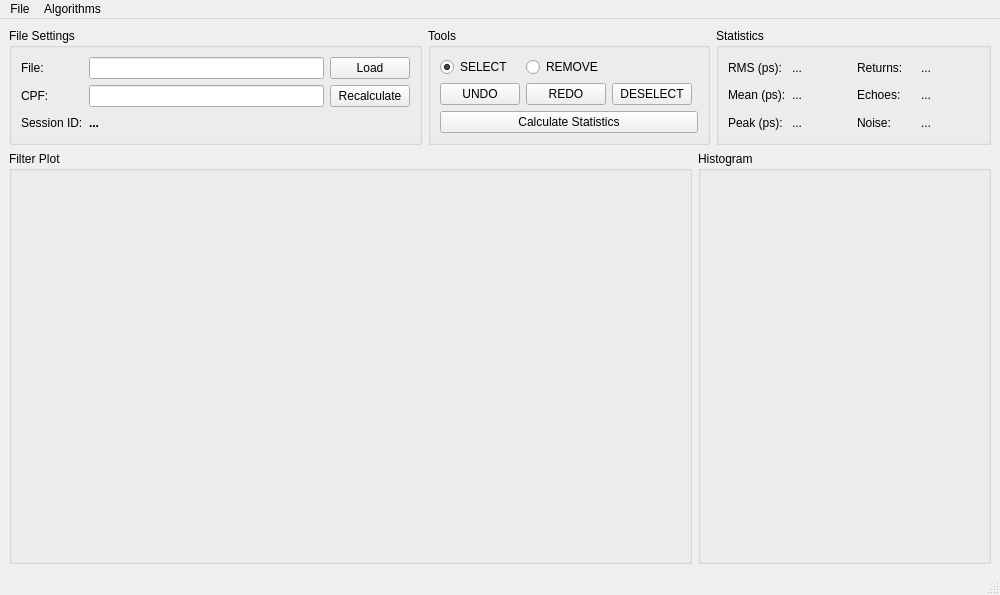
<?xml version="1.0" encoding="UTF-8"?>
<ui version="4.0">
 <class>MainWindow</class>
 <widget class="QMainWindow" name="MainWindow">
  <property name="geometry">
   <rect>
    <x>0</x>
    <y>0</y>
    <width>1000</width>
    <height>595</height>
   </rect>
  </property>
  <property name="windowTitle">
   <string>SLR Filter Tool</string>
  </property>
  <widget class="QWidget" name="centralwidget">
   <layout class="QVBoxLayout" name="verticalLayout" stretch="0,3">
    <item>
     <layout class="QHBoxLayout" name="horizontalLayout_Top" stretch="3,1,2">
      <item>
       <widget class="QGroupBox" name="gb_fileSettings">
        <property name="title">
         <string>File Settings</string>
        </property>
        <layout class="QGridLayout" name="gridLayout">
         <item row="0" column="0">
          <widget class="QLabel" name="label_file">
           <property name="text">
            <string>File:</string>
           </property>
          </widget>
         </item>
         <item row="0" column="1">
          <widget class="QLineEdit" name="le_filePath"/>
         </item>
         <item row="0" column="2">
          <widget class="QPushButton" name="pb_load">
           <property name="text">
            <string>Load</string>
           </property>
          </widget>
         </item>
         <item row="1" column="0">
          <widget class="QLabel" name="label_cpf">
           <property name="text">
            <string>CPF:</string>
           </property>
          </widget>
         </item>
         <item row="1" column="1">
          <widget class="QLineEdit" name="le_cpfPath"/>
         </item>
         <item row="1" column="2">
          <widget class="QPushButton" name="pb_recalculate">
           <property name="text">
            <string>Recalculate</string>
           </property>
          </widget>
         </item>
         <item row="2" column="0">
          <widget class="QLabel" name="label_sessionID">
           <property name="text">
            <string>Session ID:</string>           </property>
          </widget>
         </item>
         <item row="2" column="1">
          <widget class="QLabel" name="lbl_sessionID">
           <property name="text">
            <string>...</string>
           </property>
           <property name="font">
            <font>
             <weight>75</weight>
             <bold>true</bold>
            </font>
           </property>
          </widget>
         </item>
        </layout>
       </widget>
      </item>
      <item>
       <widget class="QGroupBox" name="gb_tools">
        <property name="title">
         <string>Tools</string>
        </property>
        <layout class="QGridLayout" name="gridLayout_2">
         <item row="2" column="0" colspan="4">
          <widget class="QPushButton" name="pb_calcStats">
           <property name="text">
            <string>Calculate Statistics</string>
           </property>
          </widget>
         </item>
         <item row="0" column="1">
          <widget class="QRadioButton" name="removeNavMode">
           <property name="text">
            <string>REMOVE</string>
           </property>
          </widget>
         </item>
         <item row="0" column="0">
          <widget class="QRadioButton" name="selectNavMode">
           <property name="text">
            <string>SELECT</string>
           </property>
           <property name="checked">
            <bool>true</bool>
           </property>
          </widget>
         </item>
         <item row="1" column="0">
          <widget class="QPushButton" name="undoButton">
           <property name="text">
            <string>UNDO</string>
           </property>
          </widget>
         </item>
         <item row="1" column="1">
          <widget class="QPushButton" name="redoButton">
           <property name="text">
            <string>REDO</string>
           </property>
          </widget>
         </item>
         <item row="1" column="2">
          <widget class="QPushButton" name="deselectButton">
           <property name="text">
            <string>DESELECT</string>
           </property>
          </widget>
         </item>
        </layout>
       </widget>
      </item>
      <item>
       <widget class="QGroupBox" name="gb_statistics">
        <property name="title">
         <string>Statistics</string>
        </property>
        <layout class="QGridLayout" name="gridLayout_3">
         <item row="2" column="1">
          <widget class="QLabel" name="lbl_peak_ps">
           <property name="text">
            <string>...</string>
           </property>
          </widget>
         </item>
         <item row="1" column="0">
          <widget class="QLabel" name="label_mean">
           <property name="text">
            <string>Mean (ps):</string>
           </property>
          </widget>
         </item>
         <item row="0" column="2">
          <widget class="QLabel" name="label_returns">
           <property name="text">
            <string>Returns:</string>
           </property>
          </widget>
         </item>
         <item row="0" column="1">
          <widget class="QLabel" name="lbl_rms_ps">
           <property name="text">
            <string>...</string>
           </property>
          </widget>
         </item>
         <item row="1" column="2">
          <widget class="QLabel" name="label_echoes">
           <property name="text">
            <string>Echoes:</string>
           </property>
          </widget>
         </item>
         <item row="1" column="3">
          <widget class="QLabel" name="lbl_echoes">
           <property name="text">
            <string>...</string>
           </property>
          </widget>
         </item>
         <item row="2" column="0">
          <widget class="QLabel" name="label_peak">
           <property name="text">
            <string>Peak (ps):</string>
           </property>
          </widget>
         </item>
         <item row="0" column="0">
          <widget class="QLabel" name="label_rms">
           <property name="text">
            <string>RMS (ps):</string>
           </property>
          </widget>
         </item>
         <item row="2" column="3">
          <widget class="QLabel" name="lbl_noise">
           <property name="text">
            <string>...</string>
           </property>
          </widget>
         </item>
         <item row="1" column="1">
          <widget class="QLabel" name="lbl_mean_ps">
           <property name="text">
            <string>...</string>
           </property>
          </widget>
         </item>
         <item row="0" column="3">
          <widget class="QLabel" name="lbl_returns">
           <property name="text">
            <string>...</string>
           </property>
          </widget>
         </item>
         <item row="2" column="2">
          <widget class="QLabel" name="label_noise">
           <property name="text">
            <string>Noise:</string>
           </property>
          </widget>
         </item>
        </layout>
       </widget>
      </item>
     </layout>
    </item>
    <item>
     <layout class="QHBoxLayout" name="horizontalLayout_Plots" stretch="70,30">
      <item>
       <widget class="QGroupBox" name="gb_filterPlot">
        <property name="title">
         <string>Filter Plot</string>
        </property>
        <layout class="QHBoxLayout" name="horizontalLayout">
         <item>
          <widget class="Plot" name="filterPlot" native="true"/>
         </item>
        </layout>
       </widget>
      </item>
      <item>
       <widget class="QGroupBox" name="gb_histogram">
        <property name="title">
         <string>Histogram</string>
        </property>
        <layout class="QVBoxLayout" name="verticalLayout_3">
         <item>
          <widget class="ErrorPlot" name="histogramPlot" native="true"/>
         </item>
         <item>
          <widget class="HistogramPlot" name="realHistogramPlot" native="true"/>
         </item>
        </layout>
       </widget>
      </item>
     </layout>
    </item>
   </layout>
  </widget>
  <widget class="QMenuBar" name="menubar">
   <property name="geometry">
    <rect>
     <x>0</x>
     <y>0</y>
     <width>1000</width>
     <height>25</height>
    </rect>
   </property>
   <widget class="QMenu" name="menuFile">
    <property name="title">
     <string>File</string>
    </property>
    <addaction name="actionLoad"/>
    <addaction name="actionSave"/>
    <addaction name="actionDiscard"/>
    <addaction name="separator"/>
    <addaction name="actionExit"/>
   </widget>
   <widget class="QMenu" name="menuAlgorithms">
    <property name="title">
     <string>Algorithms</string>
    </property>
    <addaction name="actionTreshFilter"/>
    <addaction name="actionMovingAverage"/>
    <addaction name="actionMedianFilter"/>
    <addaction name="actionExponentialSmoothing"/>
   </widget>
   <addaction name="menuFile"/>
   <addaction name="menuAlgorithms"/>
  </widget>
  <widget class="QStatusBar" name="statusbar"/>
  <action name="actionLoad">
   <property name="text">
    <string>Load Tracking File...</string>
   </property>
  </action>
  <action name="actionSave">
   <property name="text">
    <string>Save</string>
   </property>
  </action>
  <action name="actionDiscard">
   <property name="text">
    <string>Discard</string>
   </property>
  </action>
  <action name="actionExit">
   <property name="text">
    <string>Exit</string>
   </property>
  </action>
  <action name="actionTreshFilter">
   <property name="text">
    <string>TreshFilter</string>
   </property>
  </action>
  <action name="actionMovingAverage">
   <property name="text">
    <string>MovingAverage</string>
   </property>
  </action>
  <action name="actionMedianFilter">
   <property name="text">
    <string>MedianFilter</string>
   </property>
  </action>
  <action name="actionExponentialSmoothing">
   <property name="text">
    <string>ExponentialSmoothing</string>
   </property>
  </action>
 </widget>
 <customwidgets>
  <customwidget>
   <class>Plot</class>
   <extends>QWidget</extends>
   <header>plot.h</header>
   <container>1</container>
  </customwidget>
  <customwidget>
   <class>ErrorPlot</class>
   <extends>QWidget</extends>
   <header>errorplot.h</header>
   <container>1</container>
  </customwidget>
  <customwidget>
   <class>HistogramPlot</class>
   <extends>QWidget</extends>
   <header>histogramplot.h</header>
   <container>1</container>
  </customwidget>
 </customwidgets>
 <resources/>
 <connections>
  <connection>
   <sender>actionExit</sender>
   <signal>triggered()</signal>
   <receiver>MainWindow</receiver>
   <slot>close()</slot>
   <hints>
    <hint type="sourcelabel">
     <x>-1</x>
     <y>-1</y>
    </hint>
    <hint type="destinationlabel">
     <x>699</x>
     <y>399</y>
    </hint>
   </hints>
  </connection>
 </connections>
</ui>
